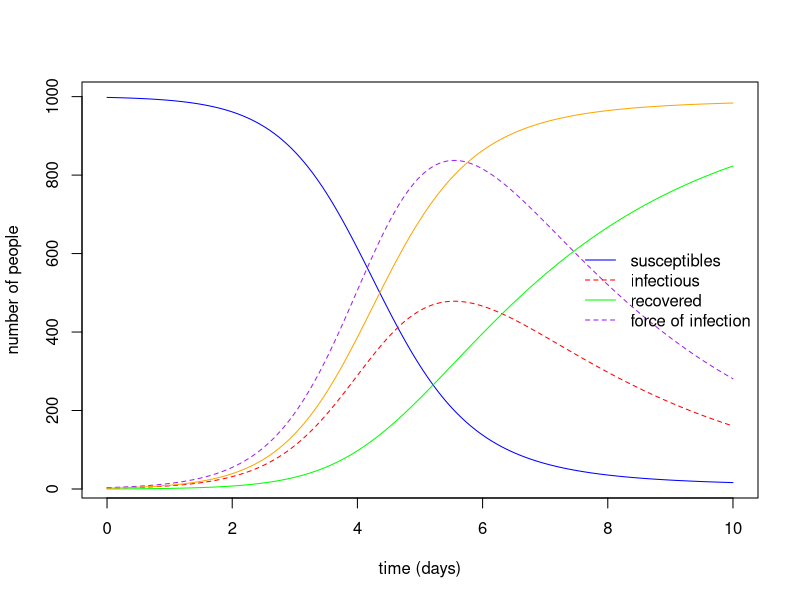

Recreate this plot in R.
library(deSolve)

# redefine params
beta = 1.75
gamma = 0.35
N = 1000


# Define function of model (ODEs) - why lists? other methods?
sir_model <- function(time, variables, parameters) {
  with(as.list(c(variables, parameters)), { #trying to understand structure of this line and reading in variables
    dS <- - (beta * I * S) / N
    dI <-  (beta * I * S) / N - gamma * I
    dR <-  gamma * I
    dC <- (beta * I * S) / N
    return(list(c(dS, dI, dR, dC)))
  })
}

# Define params
parameters_values <- c(
  beta  = beta, # infectious contact rate (/person/day)
  gamma = gamma    # recovery rate (/day)
)


# Define init conds
initial_values <- c(
  S = 998,  # number of susceptibles at time = 0
  I =   2,  # number of infectious at time = 0
  R =   0,   # number of recovered (and immune) at time = 0
  C =   2
)

# time structure using by = or length = for stepsize is there a best way to do this?
time_values <- seq(0, 10, by = 0.001)

sir_model_solve <- ode(
  y = initial_values,
  times = time_values,
  func = sir_model,
  parms = parameters_values 
)

sir_model_solve <- as.data.frame(sir_model_solve)

lambdA <- sir_model_solve$I * beta

newsir_model_solve <- cbind(sir_model_solve,lambdA)


# Plotting with how do I force the ranges on axis (ex lost 1000)?
with(newsir_model_solve, {
  # plotting the time series of susceptibles:
  plot(time, S, type = "l", col = "blue",
       xlab = "time (days)", ylab = "number of people")
  # adding the time series of infectious:
  lines(time, I, type = "l", lty = 2, col = "red")
  # adding the time series of recovered:
  lines(time, R, type = "l", col = "green")
  # adding the time series of force of infection
  lines(time, lambdA, type = "l", lty = 2, col = "purple")
  # adding cumulative number of infections
  lines(time, C, type = "l", col = "orange")
})

# adding a legend:
legend("right", c("susceptibles", "infectious", "recovered", "force of infection"), 
       col = c("blue", "red", "green", "purple"), lty = 1:2, bty = "n") 
